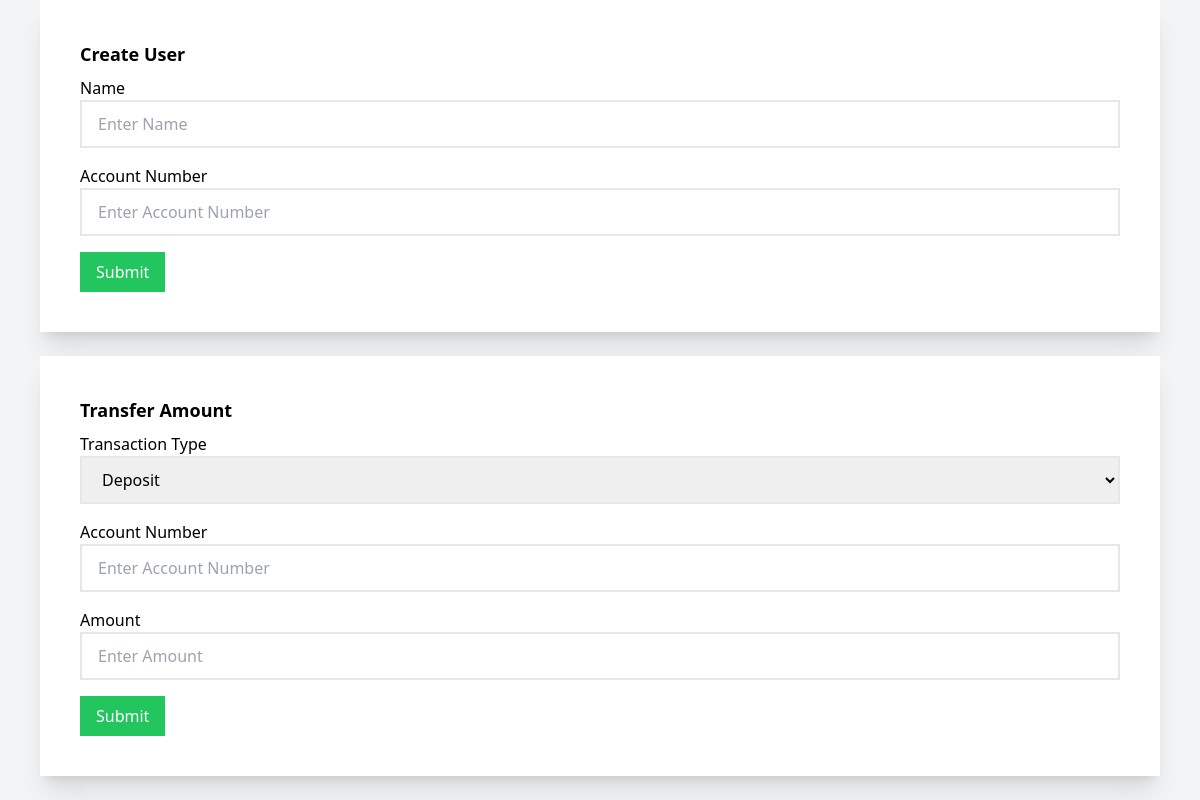
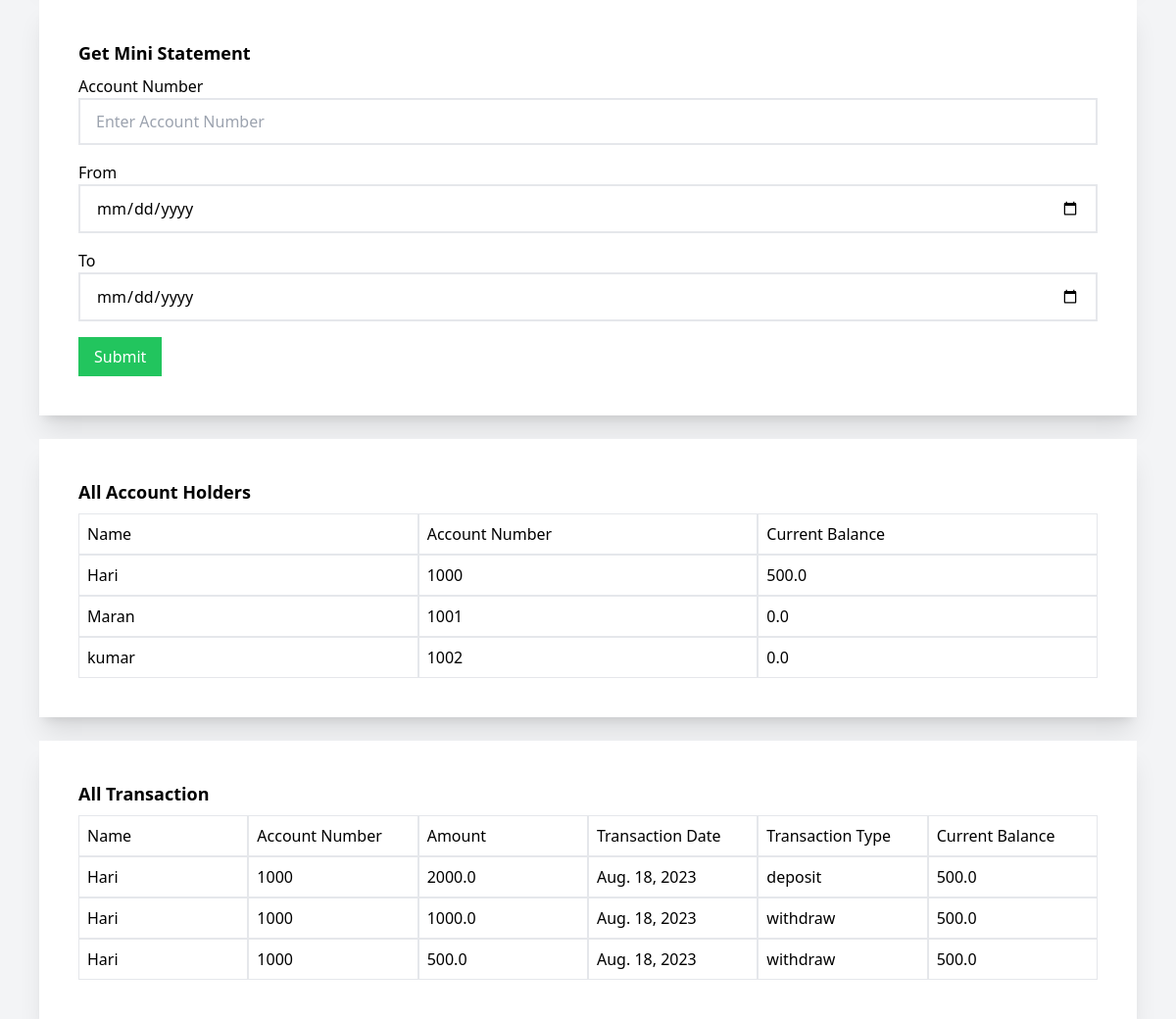
The page / on the database its author committed (2 pictures, top to bottom).
### account/models.py (models this page shows, shortened)
class User(models.Model):
    name = models.CharField(max_length = 100,blank = False)
    account_number = models.IntegerField(blank = False)
    current_balance = models.FloatField(blank = False)
    created_on = models.DateTimeField(auto_now = True)

class Transaction(models.Model):
    user = models.ForeignKey(User,on_delete=models.CASCADE,blank = False)
    amount = models.FloatField(blank = False)
    transction_type = models.CharField(max_length = 100,blank = False,choices = TRANSACTION_TYPE)
    transfer_at = models.DateTimeField(auto_now = False)

### account/views.py (the view)
# urls.py: path('', index,name="index"),
def index(request):
    context = {
        "user":User.objects.all(),
        "transaction":Transaction.objects.all()
    }
    return render(request,'index.html',context)

### account/templates/index.html (shortened to what this page needs)
<!DOCTYPE html>
<html lang="en">
<head>
    <script src="https:/cdn.tailwindcss.com"></script>
</head>
<body class="bg-gray-100">
    <div class="mx-10 p-10 bg-white shadow-xl">
        <h1 class="pb-2 font-bold text-lg">Create User</h1>
        <form method="POST" action="{% url 'create_user' %}">
            <div class="pb-4">
                <label id="name">Name</label>
                <input type="text" id="name" name="name" placeholder="Enter Name"
                    class="w-full px-4 py-2.5 border border-2" required />
            </div>
            <div class="pb-4">
                <label id="account_number">Account Number</label>
                <input type="number" id="account_number" name="account_number" placeholder="Enter Account Number"
                    class="w-full px-4 py-2.5 border border-2" required />
            </div>
            <input type="submit" value="Submit" class="px-4 py-2 bg-green-500 text-white text-center" /><br />
        </form>
    </div>
    <br />
    <div class="mx-10 bg-white p-10 shadow-xl">
        <h1 class="pb-2 font-bold text-lg">Transfer Amount</h1>
        <form method="POST" action="{% url 'transfer_amount' %}">
            <div class="pb-4">
                <label id="transaction_type">Transaction Type</label>
                <select name="transaction_type" id="transaction_type" placeholder="Choose Transaction Type"
                    class="w-full px-4 py-2.5 border border-2">
                    <option value="deposit">Deposit</option>
                </select>
            </div>
            <div class="pb-4">
                <label id="account_number">Account Number</label>
                <input type="text" id="name" name="account_number" placeholder="Enter Account Number"
                    class="w-full px-4 py-2.5 border border-2" required />
            </div>
            <div class="pb-4">
                <label id="amount">Amount</label>
                <input type="number" id="amount" name="amount" placeholder="Enter Amount"
                    class="w-full px-4 py-2.5 border border-2" required />
            </div>
            <input type="submit" value="Submit" class="px-4 py-2 bg-green-500 text-white text-center" />
        </form>
    </div>
    <br />
    <div class="mx-10 bg-white p-10 shadow-xl">
        <h1 class="pb-2 font-bold text-lg">Get Mini Statement</h1>
        <form method="POST" action="{% url 'download_csv' %}">
            <div class="pb-4">
                <label id="account_number">Account Number</label>
                <input type="number" id="account_number" name="account_number" placeholder="Enter Account Number"
                    class="w-full px-4 py-2.5 border border-2" required />
            </div>
            <div class="pb-4">
                <label id="start_date">From</label>
                <input type="date" id="start_date" name="start_date" class="w-full px-4 py-2.5 border border-2"
                    required />
            </div>
            <div class="pb-4">
                <label id="end_date">To</label>
                <input type="date" id="end_date" name="end_date" class="w-full px-4 py-2.5 border border-2" required />
            </div>
            <input type="submit" value="Submit" class="px-4 py-2 bg-green-500 text-white text-center" /><br />
        </form>
    </div>
    <br />
    <div class="mx-10 bg-white p-10 shadow-xl">
        <h1 class="pb-2 font-bold text-lg">All Account Holders</h1>
        <div class="flex flex-wrap">
            <div class="w-1/3 p-2 border text-bold">
                Name
            </div>
            <div class="w-1/3 p-2 border text-bold">
                Account Number
            </div>
            <div class="w-1/3 p-2 border text-bold">
                Current Balance
            </div>
            {% for i in user %}
            <div class="w-1/3 p-2 border">
                {{i.name}}
            </div>
            <div class="w-1/3 p-2 border">
                {{i.account_number}}
            </div>
            <div class="w-1/3 p-2 border">
                {{i.current_balance}}
            </div>
            {% endfor %}
        </div>
    </div>
</body>
<br />
<div class="mx-10 bg-white p-10 shadow-xl">
    <h1 class="pb-2 font-bold text-lg">All Transaction</h1>
    <div class="flex flex-wrap">
        <div class="w-1/6 p-2 border text-bold">
            Name
        </div>
        <div class="w-1/6 p-2 border text-bold">
            Account Number
        </div>
        <div class="w-1/6 p-2 border text-bold">
            Amount
        </div>
        <div class="w-1/6 p-2 border text-bold">
            Transaction Date
        </div>
        <div class="w-1/6 p-2 border text-bold">
            Transaction Type
        </div>
        <div class="w-1/6 p-2 border text-bold">
            Current Balance
        </div>
        {% for i in transaction %}
        <div class="w-1/6 p-2 border">
            {{i.user.name}}
        </div>
        <div class="w-1/6 p-2 border">
            {{i.user.account_number}}
        </div>
        <div class="w-1/6 p-2 border">
            {{i.amount}}
        </div>
        <div class="w-1/6 p-2 border">
            {{i.transfer_at|date}}
        </div>
        <div class="w-1/6 p-2 border">
            {{i.transction_type}}
        </div>
        <div class="w-1/6 p-2 border">
            {{i.user.current_balance}}
        </div>
        {% endfor %}
    </div>
</div>
</body>
</html>

### rows shown on the page
User: name "Hari", account_number "1000", current_balance "500.0"
User: name "Maran", account_number "1001", current_balance "0.0"
User: name "kumar", account_number "1002", current_balance "0.0"
Transaction: user.name "Hari", user.account_number "1000", amount "2000.0", transfer_at "Aug. 18, 2023", transction_type "deposit", user.current_balance "500.0"
Transaction: user.name "Hari", user.account_number "1000", amount "1000.0", transfer_at "Aug. 18, 2023", transction_type "withdraw", user.current_balance "500.0"
Transaction: user.name "Hari", user.account_number "1000", amount "500.0", transfer_at "Aug. 18, 2023", transction_type "withdraw", user.current_balance "500.0"
